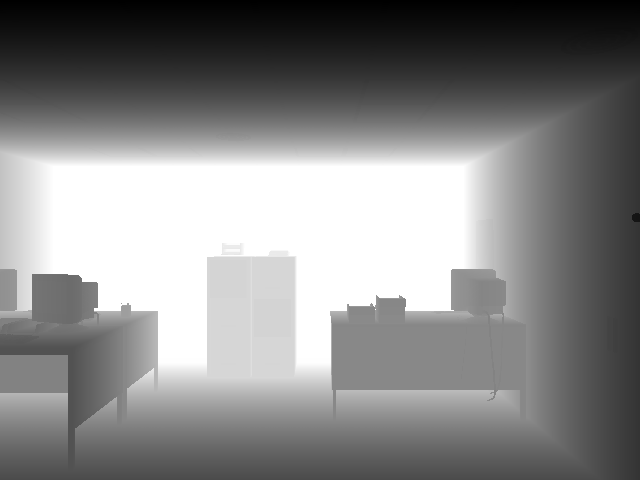
%> input picture Computer Vision/t5-rgb-d-registration-master/ecovi_t5/depth/0.png, 640 x 480 px
$ octave testReproject.m   (GNU Octave 9; MATLAB toolbox functions it lacks are replaced by stand-ins)
%> lines starting %> are read from the running program, lines starting %| are printed output that depends on the picture
%> further down, D1 is the input picture: size 480x640 uint16; min 9005, max 29310, mean 19750.5
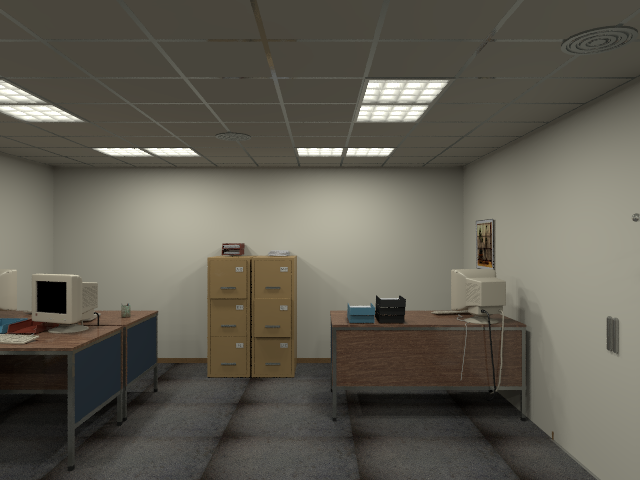
%> input picture Computer Vision/t5-rgb-d-registration-master/ecovi_t5/rgb/0.png, 640 x 480 px
%> further down, I1 is the input picture: size 480x640x3 uint8; mean R, G, B 97, 93.3, 82.8
### Computer Vision/t5-rgb-d-registration-master/reproject.m
function XYZ = reproject(depth, scale, fx, fy, cx, cy, swapZY)
%> called with scale = 5000, fx = 481.2, fy = 480, cx = 319.5, cy = 239.5
% calculate XYZ matrix based on a given depth matrix
% XYZ should have the same width and height as depth with three planes (x, y and z)
% scale: number of units in depth corresponding to one meter
% fx, fy: focal length
% cx, cy: principal point
if ~exist('swapZY', 'var')
    swapZY=true;
end
z = double(depth)/scale;
s = size(z);
%> s = [480 640]
[x, y] = meshgrid(1:s(2), 1:s(1));
X = z.*(x-cx)./fx;
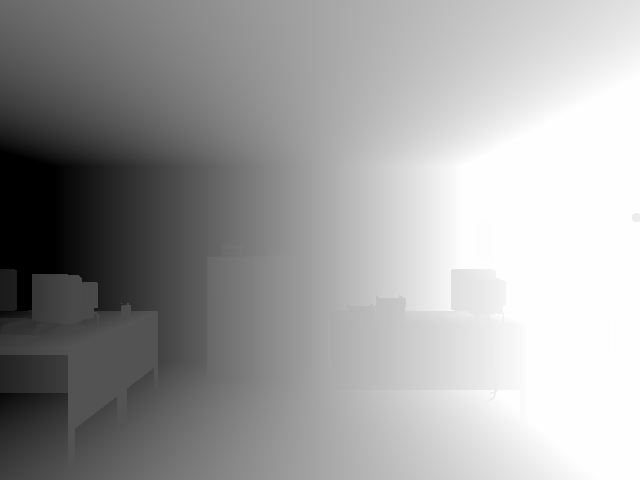
%> X: size 480x640 double; min -3.24, max 1.76, mean -0.106; drawn with min black and max white
Y = z.*(y-cy)./fy;
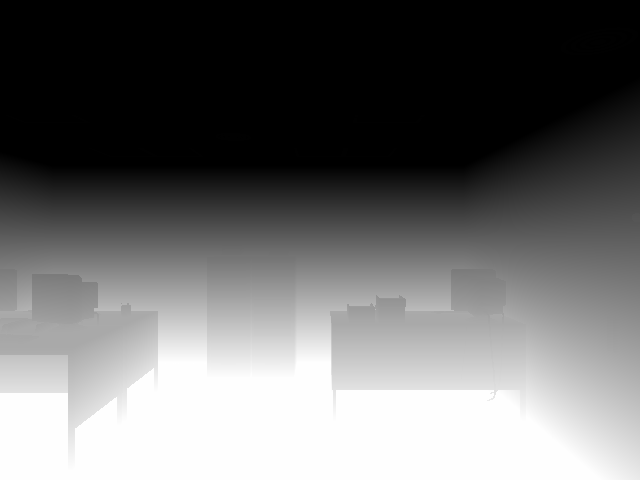
%> Y: size 480x640 double; min -0.896, max 1.51, mean 0.124; drawn with min black and max white
if swapZY
    XYZ = cat(3, X, z, -Y);
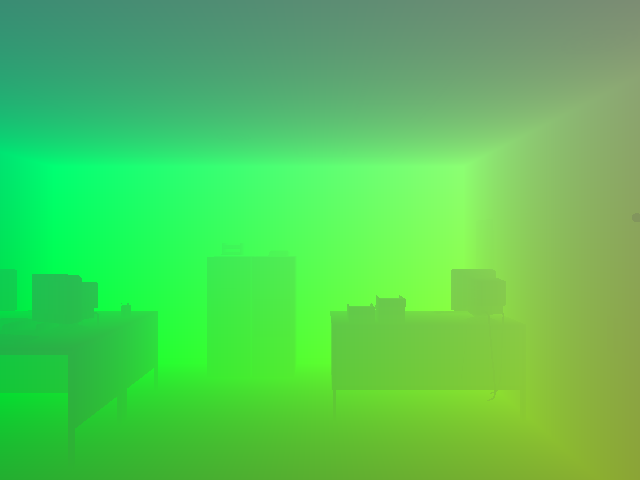
%> XYZ: size 480x640x3 double; mean R, G, B -0.106, 3.95, -0.124; drawn with min black and max white
else
    XYZ = cat(3, X, Y, z);
end

### Computer Vision/t5-rgb-d-registration-master/tests/testReproject.m
D1 = imread('ecovi_t5/depth/0.png');
I1 = imread('ecovi_t5/rgb/0.png');
scale_ = 5000; fx = 481.2; fy = 480.0; cx = 319.5; cy = 239.5;
XYZ = reproject(D1, scale_, fx, fy, cx, cy);
figure()
pcshow(XYZ,I1);
%> (this line was passed over: pcshow is not available in this run)
